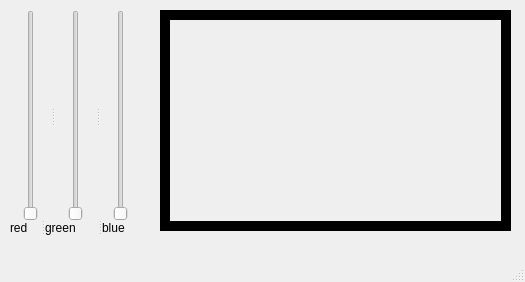
<?xml version="1.0" encoding="UTF-8"?>
<ui version="4.0">
 <class>MainWindow</class>
 <widget class="QMainWindow" name="MainWindow">
  <property name="geometry">
   <rect>
    <x>0</x>
    <y>0</y>
    <width>525</width>
    <height>282</height>
   </rect>
  </property>
  <property name="windowTitle">
   <string>MainWindow</string>
  </property>
  <widget class="QWidget" name="centralwidget">
   <widget class="QLabel" name="COLBOX">
    <property name="geometry">
     <rect>
      <x>170</x>
      <y>20</y>
      <width>331</width>
      <height>201</height>
     </rect>
    </property>
    <property name="autoFillBackground">
     <bool>true</bool>
    </property>
    <property name="text">
     <string/>
    </property>
   </widget>
   <widget class="QSplitter" name="splitter">
    <property name="geometry">
     <rect>
      <x>10</x>
      <y>10</y>
      <width>131</width>
      <height>211</height>
     </rect>
    </property>
    <property name="orientation">
     <enum>Qt::Horizontal</enum>
    </property>
    <widget class="QSlider" name="REDslider">
     <property name="maximum">
      <number>255</number>
     </property>
     <property name="orientation">
      <enum>Qt::Vertical</enum>
     </property>
    </widget>
    <widget class="QSlider" name="GREENslider">
     <property name="maximum">
      <number>255</number>
     </property>
     <property name="orientation">
      <enum>Qt::Vertical</enum>
     </property>
    </widget>
    <widget class="QSlider" name="blueSLIDER">
     <property name="maximum">
      <number>255</number>
     </property>
     <property name="orientation">
      <enum>Qt::Vertical</enum>
     </property>
    </widget>
   </widget>
   <widget class="QLabel" name="COLBOX_2">
    <property name="geometry">
     <rect>
      <x>160</x>
      <y>10</y>
      <width>351</width>
      <height>221</height>
     </rect>
    </property>
    <property name="palette">
     <palette>
      <active>
       <colorrole role="Base">
        <brush brushstyle="SolidPattern">
         <color alpha="255">
          <red>255</red>
          <green>255</green>
          <blue>255</blue>
         </color>
        </brush>
       </colorrole>
       <colorrole role="Window">
        <brush brushstyle="SolidPattern">
         <color alpha="255">
          <red>0</red>
          <green>0</green>
          <blue>0</blue>
         </color>
        </brush>
       </colorrole>
      </active>
      <inactive>
       <colorrole role="Base">
        <brush brushstyle="SolidPattern">
         <color alpha="255">
          <red>255</red>
          <green>255</green>
          <blue>255</blue>
         </color>
        </brush>
       </colorrole>
       <colorrole role="Window">
        <brush brushstyle="SolidPattern">
         <color alpha="255">
          <red>0</red>
          <green>0</green>
          <blue>0</blue>
         </color>
        </brush>
       </colorrole>
      </inactive>
      <disabled>
       <colorrole role="Base">
        <brush brushstyle="SolidPattern">
         <color alpha="255">
          <red>0</red>
          <green>0</green>
          <blue>0</blue>
         </color>
        </brush>
       </colorrole>
       <colorrole role="Window">
        <brush brushstyle="SolidPattern">
         <color alpha="255">
          <red>0</red>
          <green>0</green>
          <blue>0</blue>
         </color>
        </brush>
       </colorrole>
      </disabled>
     </palette>
    </property>
    <property name="autoFillBackground">
     <bool>true</bool>
    </property>
    <property name="text">
     <string/>
    </property>
   </widget>
   <widget class="QSplitter" name="splitter_2">
    <property name="geometry">
     <rect>
      <x>10</x>
      <y>220</y>
      <width>131</width>
      <height>16</height>
     </rect>
    </property>
    <property name="orientation">
     <enum>Qt::Horizontal</enum>
    </property>
    <widget class="QLabel" name="label">
     <property name="text">
      <string>red</string>
     </property>
    </widget>
    <widget class="QLabel" name="label_3">
     <property name="text">
      <string>green</string>
     </property>
    </widget>
    <widget class="QLabel" name="label_2">
     <property name="text">
      <string>blue</string>
     </property>
    </widget>
   </widget>
   <zorder>COLBOX_2</zorder>
   <zorder>REDslider</zorder>
   <zorder>blueSLIDER</zorder>
   <zorder>label</zorder>
   <zorder>label_2</zorder>
   <zorder>label_3</zorder>
   <zorder>COLBOX</zorder>
   <zorder>splitter</zorder>
  </widget>
  <widget class="QMenuBar" name="menubar">
   <property name="geometry">
    <rect>
     <x>0</x>
     <y>0</y>
     <width>525</width>
     <height>21</height>
    </rect>
   </property>
  </widget>
  <widget class="QStatusBar" name="statusbar"/>
 </widget>
 <resources/>
 <connections/>
</ui>
